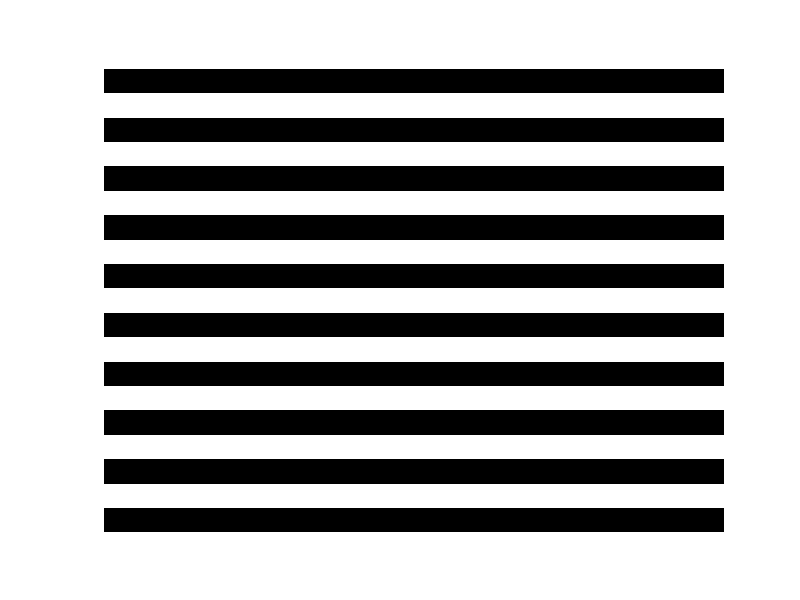

Write MATLAB code to recreate this figure.
function varargout = ShowGratings(varargin)
%ShowGratings Displays square- or sine wave gratings based on the input
%   parameters
% parameterVec = ShowGratings(gratingDims,gratingFrequencies,gratingAngles,gratingSpeeds, gratingDurations, gratingType);
%  Inputs:
% gratingDims - Size of grating matrix
% gratingFrequencies - Vector of spatial frequencies at which to generate
%   grating
% gratingAngles - Vector of angles at which to generate grating (degree units)
% gratingSpeeds - Vector os speeds at which to move grating (given in units of phase offset in degrees)
% gratingDurations - Vector of durations (number of frames) at which to
%   display each grating
% gratingType - 'square' or 'sine';
% Outputs:
% pVec - Parameter vec that shows the timecourse of the different grating
%   parameters. T X 3 matrix, where T = length(gratingFrequencies)*
%   length(gratingAngles)*length(gratingSpeeds)*D. The 1st, 2nd, and 2rd
%   col are the timecourses of the grating frequency, angle, and speed
%   respectively.
% 
% Avinash Pujala, HHMI, 2016

gDims = [600, 600]; % Grating dimensions
F = 10; % Grating spatial frequency
A = 0; % Grating angle in degrees
V = 1; % Grating velocity in units of phase shift
D = 10; % Duration in seconds
gType = 'square'; % Grating type
testMode = 0;

if nargin ==1
    gDims = varargin{1};
elseif nargin == 2
    gDims = varargin{1};
    F = varargin{2};
elseif nargin  == 3;
    gDims = varargin{1};
    F = varargin{2};
    A = varargin{3};
elseif nargin  ==4
    gDims = varargin{1};
    F = varargin{2};
    A = varargin{3};
    V = varargin{4};
elseif nargin ==5
    gDims = varargin{1};
    F = varargin{2};
    A = varargin{3};
    V = varargin{4};
    D = varargin{5};
elseif nargin ==6
    gDims = varargin{1};
    F = varargin{2};
    A = varargin{3};
    V = varargin{4};
    D = varargin{5};
    gType = varargin{6};
elseif nargin == 7
    gDims = varargin{1};
    F = varargin{2};
    A = varargin{3};
    V = varargin{4};
    D = varargin{5};
    gType = varargin{6};
    testMode = varargin{7};
elseif nargin > 7
    error('Too many inputs!')
end

if isempty(gDims)
    gDims =[600, 600];
end

if isempty(gType)
    gType = 'square';
end

if isempty(testMode)
    testMode = 0;
end
if mod(D,1)~=0
    error('Duration must be specified as number of frames, and must be an integer!')
end

count = 0;
pVec = zeros(length(F)*length(A)*length(V)*D,3);
fh = figure;
set(fh,'units','normalized','menubar','none','NumberTitle','off');
if testMode == 0;
    set(fh,'position',[0.9 0 1 1])
end
for f = F(:)'
    for a = A(:)'
        for v = V(:)'
            phi = 0:v:360;            
            for phiNum = 1:D
                ind = mod(phiNum-1,numel(phi))+1;                
                G = CreateGrating(gDims,f,phi(ind),a,gType);
                count = count + 1;
                pVec(count,1) = f; 
                pVec(count,2)  = a;
                pVec(count,3)= v;                
                cla
                imagesc(G),colormap(gray), %axis image
                axis off
%                 title(['Frame # ' num2str(count) ', freq = ' num2str(f) ', angle = ' num2str(a) ', vel = ' num2str(v)])
                drawnow
                shg
%                 pause(0.1)
            end
        end
    end
end

varargout{1} = pVec;
end

function G = CreateGrating(varargin)
% CreateGrating - Create a square- or sinewave grating based on input
%   parameters
% G = CreateGrating(gratingDims,spatialFrequency,phaseOffset,gratingAngle,gratingType)
% Outputs:
% G - Grating with defined input parameters

gDims = varargin{1}; % Dimensions of the grating
f = varargin{2}; % Spatial frequency of the grating
phi = varargin{3}; % Phase offset of the grating
gAngle = varargin{4}; % Angle of the grating
gType = varargin{5}; % Type of grating, square or sine
phi = phi*pi/180; % Convert to radians

lenDiag = ceil(sqrt(sum(gDims.^2)));
x = linspace(0,1,lenDiag);
if strcmpi(gType,'square')
    y = square(2*pi*f*x + phi);
elseif strcmpi(gType,'sine')
    y = sin(2*pi*f*x + phi);
end

[~,G] = meshgrid(x,y);
G = imrotate(G,gAngle,'crop');
xInds = ceil([(size(G,1)-gDims(1))/2, gDims(1)+(size(G,1)-gDims(1))/2]);
yInds = ceil([(size(G,2)-gDims(2))/2, gDims(2)+(size(G,2)-gDims(2))/2]);
% G = G(xInds(1):xInds(2)-1,:);
% G = G(:,yInds(1):yInds(2)-1);


end